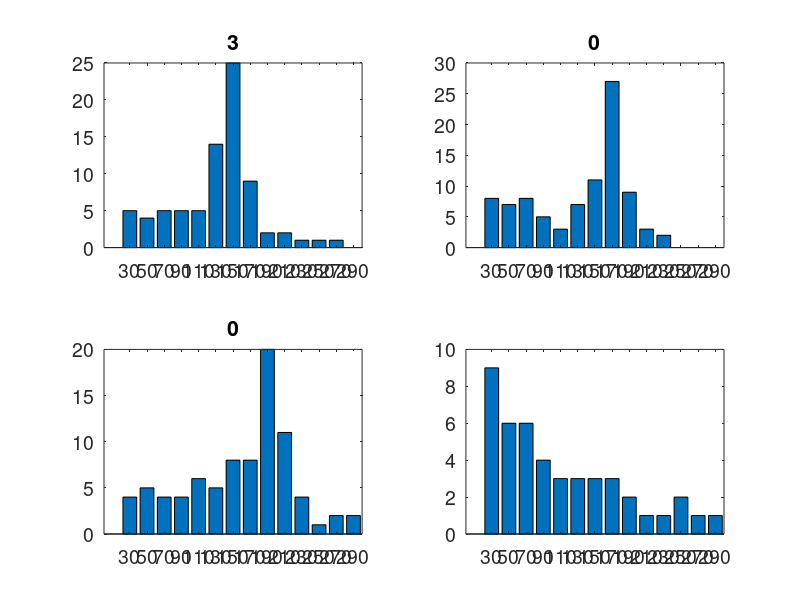

Write MATLAB code to recreate this figure. (Note: this script raises an error after producing the figure.)
%% BIOEN 485 Lab 6: Parameter Estimation

%% 1. Graph the four sets of data
clear all; close all; clc;
global data
data = ...
[
20 5 8 4 9
40 4 7 5 6
60 5 8 4 6
80 5 5 4 4
100 5 3 6 3
120 14 7 5 3
140 25 11 8 3
160 9 27 8 3
180 2 9 20 2
200 2 3 11 1
220 1 2 4 1
240 1 0 1 2
260 1 0 2 1
280 0 0 2 1
];

mid_bin = data(:,1) + 10;                                                   %create middle of force bin vector
titles = ["300 pN/s", "3000 pN/s", "30,000 pN/s", "negative control"];      %Vector of strings for title

for i=1:4
    subplot(2,2,i)
    bar(mid_bin,data(:,i+1));
    title(titles(i))
    set(gca,'fontsize',14)
end

%% 3. Solve the model with initial guesses

global r
r = [300 3000 30000];                                                       %Vector of r values

IC = zeros(1,4);                                                            %Initial conditions equal sum of data in that category
for i=1:4
    IC(i) = sum(data(:,i+1));
end

guesses = [20 30 IC(1) IC(2) IC(3) IC(4) 0.01];                             %Set up vector for parameter and initial condition guesses

options = [];

fspan = [0 300];
[f,s] = ode23s(@forceODE, fspan, IC(1:3), options, guesses, r);             %Evaluate ODE with initial guesses

R = -diff(s);                                                               %Calculate R and plot

plot(f(2:end,1),R,mid_bin,data(:,2),'o',mid_bin,data(:,3),'*',mid_bin,data(:,4),'.')
xlabel('Bins')
ylabel('Ruptures')
legend('300 pN/s sim','3000 pN/s sim','30000 pN/s sim','300 pN/s data','3000 pN/s data','30000 pN/s data')

%% 4a. Estimate the parameters ignoring the negative control

guesses(1) = 0.1;                                                           %Use closer initial cnditions
guesses(2) = 11;

[estimates, J] = fminsearch(@objforce, guesses);                            %Minimize objective function
disp(estimates);

fspan = data(:,1);

S0 = [estimates(3), estimates(4), estimates(5)];

[f,s] = ode23s(@forceODE, fspan, S0, options, estimates, r);                %Evaluate ODE with minimized guesses

R = -diff(s);                                                               %Evaluate R and plot

plot(f(1:end-1,1),R,data(:,1),data(:,2),'o',data(:,1),data(:,3),'*',data(:,1),data(:,4),'.');
legend('300 pN/s sim','3000 pN/s sim','30000 pN/s sim','300 pN/s data','3000 pN/s data','30000 pN/s data')
xlabel('Bins')
ylabel('Ruptures')

%% 4b. What are the parameters and initial conditions, and are they physiologically possible?

% k = 4.5661e-05;
% fs = 11.1063;
% S1_0 = 46.5254;
% S2_0 = 48.4624;
% S3_0 = 39.5161;
% J = 605.1140

%% 4c. Determine and plot the residuals and/or weighted residuals

resi = data(1:end-1,2:4) - R;                                               %Calculate residuals and plot
plot(data(1:end-1,1),resi);
legend('300 pN/s','3000 pN/s','30000 pN/s')
xlabel('Bins')
ylabel('Ruptures')
title('Residuals')

%% 5a. Address the negative control data

guesses = estimates;                                                        %Set guesses to estimates

[estimates, J] = fminsearch(@objrupture, guesses);                          %Minimize objective function
disp(estimates);

S0 = [estimates(3), estimates(4), estimates(5) estimates(6)];

[f,s] = ode23s(@negODE, fspan, S0, options, estimates, r);                  %Evaluate ODE with estimates

% k = 1.2291e-05
% fs = 10.2486;
% S1_0 = 36.6416;
% S2_0 = 39.7678;
% S3_0 = 31.8495;
% S4_0 = 59.6942;
% a = 0.0060;
% J = 93.3044

R_neg = -diff(s);                                                           %Compute R and plot

R_neg(:,1:3) = R_neg(:,1:3) + R_neg(:,4);

plot(f(1:end-1,1),R_neg,data(:,1),data(:,2),'o',data(:,1),data(:,3),'*',data(:,1),data(:,4),'.',data(:,1),data(:,5),'s');
legend('300 pN/s sim','3000 pN/s sim','30000 pN/s sim','Negative control sim','300 pN/s data','3000 pN/s data','30000 pN/s data','Negative control data')
xlabel('Bins')
ylabel('Ruptures')

close all

resi_neg = data(1:end-1,2:5) - R_neg;                                       %Compute residuals and plot
plot(data(1:end-1,1),resi_neg)
xlabel('Bins')
ylabel('Ruptures')
title('Residuals')

%% 6a. Plot the model and data using a new weighting scheme

guesses = estimates;                                                        %Guess with previous estimates

[estimates, J] = fminsearch(@objrupture, guesses);                          %Minimize objective function
disp(estimates);

S0 = [estimates(3), estimates(4), estimates(5) estimates(6)];

[f,s] = ode23s(@negODE, fspan, S0, options, estimates, r);                  %Evaluate ODE with estimates

R_weight = -diff(s);                                                        %Calculate R and plot
R_weight(:,1:3) = R_weight(:,1:3) + R_weight(:,4);
plot(f(1:end-1,1),R_weight,data(:,1),data(:,2),'o',data(:,1),data(:,3),'*',data(:,1),data(:,4),'.',data(:,1),data(:,5),'s');
legend('300 pN/s sim','3000 pN/s sim','30000 pN/s sim','Negative control sim','300 pN/s data','3000 pN/s data','30000 pN/s data','Negative control data')
xlabel('Bins')
ylabel('Ruptures')

%% 6b. What are the parameters and initial conditions? How are they different from before?

% k = 1.1965e-05;
% fs = 10.2448;
% S1_0 = 39.5175;
% S2_0 = 41.7392;
% S3_0 = 34.0280;
% S4_0 = 45.9888;
% a = 0.0080;
% J = 11.0793

%% 6c. Plot the residuals or weighted residuals. How did the distribution of the residuals or weighted residuals change?

resi_weight = (data(1:end-1,2:5) - R_weight);                               %Calculate residuals and plot
plot(data(1:end-1,1),resi_weight);
xlabel('Bins')
ylabel('Ruptures')
title('Residuals')
